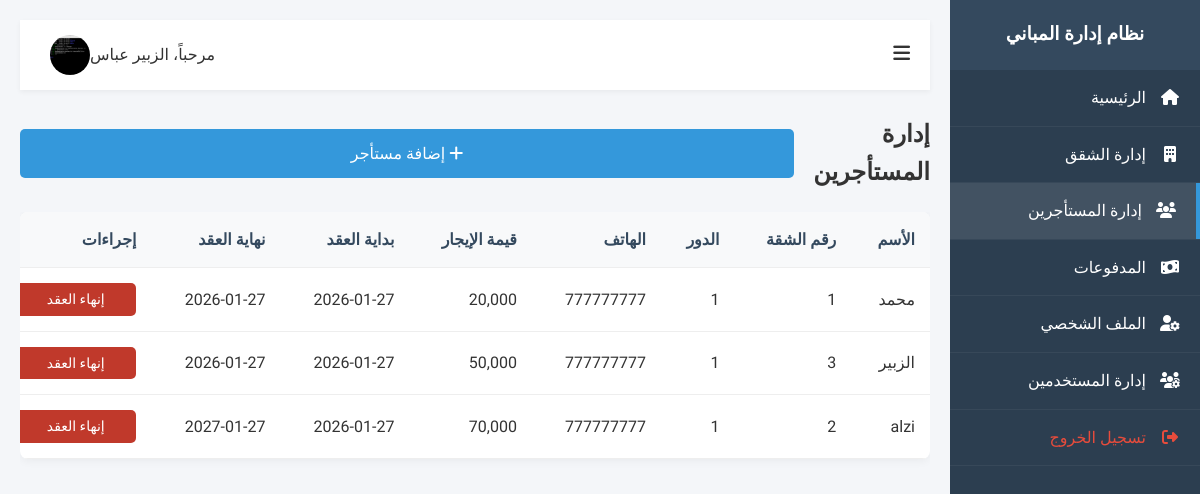
The app's page /public/tenants (signed in), older data.
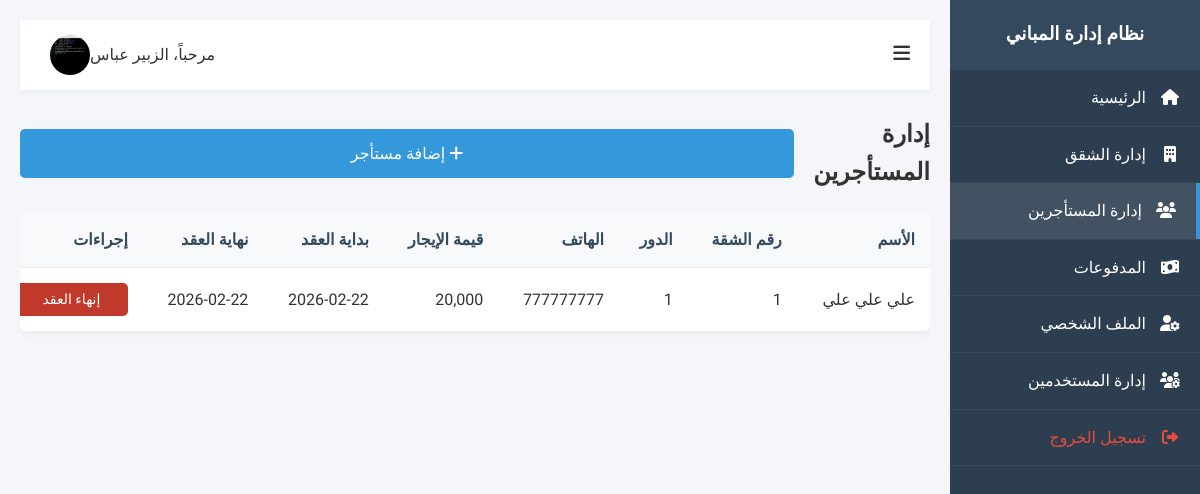
The same page, newer data.
### tables this page shows
CREATE TABLE `tenants` (
  `id` int(11) NOT NULL,
  `apartment_id` int(11) NOT NULL,
  `name` varchar(100) NOT NULL,
  `phone` varchar(20) NOT NULL,
  `nid` varchar(50) DEFAULT NULL COMMENT 'National ID',
  `rent_amount` decimal(10,2) NOT NULL,
  `start_date` date NOT NULL,
  `end_date` date NOT NULL,
  `created_at` timestamp NOT NULL DEFAULT current_timestamp(),
  `status` enum('active','inactive') NOT NULL DEFAULT 'active'
);

CREATE TABLE `apartments` (
  `id` int(11) NOT NULL,
  `apartment_number` varchar(50) NOT NULL,
  `floor` int(11) NOT NULL,
  `status` enum('vacant','occupied') DEFAULT 'vacant',
  `notes` mediumtext DEFAULT NULL,
  `created_at` timestamp NOT NULL DEFAULT current_timestamp()
);

### app/Controllers/TenantsController.php (called while the page is built, shortened)
<?php
class TenantsController extends Controller {
    private $tenantModel;
    public function __construct() {
        $this->tenantModel = $this->model('Tenant');
    }
    public function index() {
        $tenants = $this->tenantModel->getActiveTenants();
        $data = [
            'active' => 'tenants',
            'tenants' => $tenants
        ];
        $this->view('tenants/index', $data);
    }
}

### app/Core/Router.php (called while the page is built, shortened)
<?php
class Router {
    protected $currentMethod = 'login';
    public function __construct() {
        $url = $this->getUrl();
        if (isset($url[0])) {
            $controllerName = ucwords($url[0]) . 'Controller';
            if (file_exists('../app/Controllers/' . $controllerName . '.php')) {
                $this->currentMethod = 'index';
                unset($url[0]);
            }
        }
        $this->currentController = new $controllerClass();
        $this->params = $url ? array_values($url) : [];
        call_user_func_array([$this->currentController, $this->currentMethod], $this->params);
    }
    public function getUrl() {
        if (isset($_GET['url'])) {
            $url = rtrim($_GET['url'], '/');
            $url = filter_var($url, FILTER_SANITIZE_URL);
            $url = explode('/', $url);
            return $url;
        }
        return [];
    }
}

### public/index.php (called while the page is built, shortened)
<?php
spl_autoload_register(function ($className) {
    $classPath = str_replace(['App\\', '\\'], ['', DIRECTORY_SEPARATOR], $className);
    $file = APP_ROOT . '/app/' . $classPath . '.php';
});
$init = new App\Core\Router();

### app/Core/Session.php (called while the page is built, shortened)
<?php
class Session {
    public static function isAdmin() {
        return isset($_SESSION['user_role']) && $_SESSION['user_role'] == 'admin';
    }
}

### app/Core/Database.php (called while the page is built, shortened)
<?php
class Database {
    private $host = DB_HOST;
    private $user = DB_USER;
    private $pass = DB_PASS;
    private $dbname = DB_NAME;
    private $dbh;
    private $stmt;
    private static $instance = null;
    private function __construct() {
        $dsn = 'mysql:host=' . $this->host . ';dbname=' . $this->dbname . ';charset=utf8mb4';
        $options = array(
            PDO::ATTR_PERSISTENT => true,
            PDO::ATTR_ERRMODE => PDO::ERRMODE_EXCEPTION,
            PDO::ATTR_DEFAULT_FETCH_MODE => PDO::FETCH_OBJ,
            PDO::MYSQL_ATTR_INIT_COMMAND => "SET NAMES utf8mb4"
        );
        try {
            $this->dbh = new PDO($dsn, $this->user, $this->pass, $options);
        } catch (PDOException $e) {
            $this->error = $e->getMessage();
            die("Database Connection Error: " . $this->error);
        }
    }
    public static function getInstance() {
        if (self::$instance == null) {
            self::$instance = new Database();
        }
        return self::$instance;
    }
    public function query($sql) {
        $this->stmt = $this->dbh->prepare($sql);
    }
    public function execute() {
        return $this->stmt->execute();
    }
    public function resultSet() {
        $this->execute();
        return $this->stmt->fetchAll();
    }
}

### app/Models/Tenant.php (called while the page is built, shortened)
<?php
class Tenant extends Model {
    public function getActiveTenants() {
        $this->db->query('SELECT tenants.*, apartments.apartment_number, apartments.floor
                          FROM tenants
                          JOIN apartments ON tenants.apartment_id = apartments.id
                          WHERE tenants.status = "active"
                          ORDER BY tenants.created_at DESC');
        return $this->db->resultSet();
    }
}

### app/Core/Model.php (called while the page is built, shortened)
<?php
class Model {
    public function __construct() {
        $this->db = Database::getInstance();
    }
}

### views/tenants/index.php (the view, shortened to what this page needs)
<?php require APP_ROOT . '/views/layouts/header.php'; ?>
<div class="wrapper">
    <?php require APP_ROOT . '/views/layouts/sidebar.php'; ?>
    <div class="main-content" id="main-content">
        <?php require APP_ROOT . '/views/layouts/navbar.php'; ?>
        <div class="d-flex" style="display:flex; justify-content:space-between; align-items:center; margin-bottom: 20px;">
            <h2>إدارة المستأجرين</h2>
            <a href="<?php echo URL_ROOT; ?>/tenants/add" class="btn btn-primary"><i class="fas fa-plus"></i> إضافة مستأجر</a>
        </div>
        <div class="table-responsive">
            <table class="table">
                <thead>
                    <tr>
                        <th>الأسم</th>
                        <th>رقم الشقة</th>
                        <th>الدور</th>
                        <th>الهاتف</th>
                        <th>قيمة الإيجار</th>
                        <th>بداية العقد</th>
                        <th>نهاية العقد</th>
                        <th>إجراءات</th>
                    </tr>
                </thead>
                <tbody>
                    <?php if(empty($data['tenants'])): ?>
                        <tr><td colspan="8" class="text-center">لا يوجد مستأجرين حالياً.</td></tr>
                    <?php else: ?>
                        <?php foreach($data['tenants'] as $tenant): ?>
                            <tr>
                                <td><?php echo $tenant->name; ?></td>
                                <td><?php echo $tenant->apartment_number; ?></td>
                                <td><?php echo $tenant->floor; ?></td>
                                <td><?php echo $tenant->phone; ?></td>
                                <td><?php echo number_format($tenant->rent_amount); ?></td>
                                <td><?php echo $tenant->start_date; ?></td>
                                <td><?php echo $tenant->end_date; ?></td>
                                <td>
                                    <a href="<?php echo URL_ROOT; ?>/tenants/delete/<?php echo $tenant->id; ?>" class="btn btn-sm btn-danger" onclick="return confirm('هل أنت متأكد من إنهاء عقد هذا المستأجر؟ سيتم الاحتفاظ بسجل المدفوعات.');">إنهاء العقد</a>
                                </td>
                            </tr>
                        <?php endforeach; ?>
                    <?php endif; ?>
                </tbody>
            </table>
        </div>
    </div>
</div>
<?php require APP_ROOT . '/views/layouts/footer.php'; ?>

### app/Core/Controller.php (shortened to what this page needs)
<?php
class Controller {
    public function model($model) {
        return new $modelClass();
    }
    public function view($view, $data = []) {
        if (file_exists('../views/' . $view . '.php')) {
            require_once '../views/' . $view . '.php';
        } else {
            die("View does not exist: " . $view);
        }
    }
}

### views/layouts/header.php (shortened to what this page needs)
<!DOCTYPE html>
<html lang="ar" dir="rtl">
<head>
    <link rel="stylesheet" href="https://cdnjs.cloudflare.com/ajax/libs/font-awesome/6.4.0/css/all.min.css">
    <link rel="stylesheet" href="<?php echo URL_ROOT; ?>/css/style.css">
</head>
<body>

### views/layouts/sidebar.php
<nav class="sidebar" id="sidebar">
    <div class="sidebar-header">
        <h3><?php echo SITE_NAME; ?></h3>
    </div>
    <ul class="sidebar-menu">
        <li>
            <a href="<?php echo URL_ROOT; ?>/dashboard" class="<?php echo (isset($data['active']) && $data['active'] == 'dashboard') ? 'active' : ''; ?>">
                <i class="fas fa-home"></i> <span>الرئيسية</span>
            </a>
        </li>
        <li>
            <a href="<?php echo URL_ROOT; ?>/apartments" class="<?php echo (isset($data['active']) && $data['active'] == 'apartments') ? 'active' : ''; ?>">
                <i class="fas fa-building"></i> <span>إدارة الشقق</span>
            </a>
        </li>
        <li>
            <a href="<?php echo URL_ROOT; ?>/tenants" class="<?php echo (isset($data['active']) && $data['active'] == 'tenants') ? 'active' : ''; ?>">
                <i class="fas fa-users"></i> <span>إدارة المستأجرين</span>
            </a>
        </li>
        <li>
            <a href="<?php echo URL_ROOT; ?>/payments" class="<?php echo (isset($data['active']) && $data['active'] == 'payments') ? 'active' : ''; ?>">
                <i class="fas fa-money-bill-wave"></i> <span>المدفوعات</span>
            </a>
        </li>
        <li>
            <a href="<?php echo URL_ROOT; ?>/profile" class="<?php echo (isset($data['active']) && $data['active'] == 'profile') ? 'active' : ''; ?>">
                <i class="fas fa-user-cog"></i> <span>الملف الشخصي</span>
            </a>
        </li>
        <?php if(App\Core\Session::isAdmin()): ?>
        <li>
            <a href="<?php echo URL_ROOT; ?>/users" class="<?php echo (isset($data['active']) && $data['active'] == 'users') ? 'active' : ''; ?>">
                <i class="fas fa-users-cog"></i> <span>إدارة المستخدمين</span>
            </a>
        </li>
        <?php endif; ?>
        <li>
            <a href="<?php echo URL_ROOT; ?>/auth/logout" style="color: #e74c3c;">
                <i class="fas fa-sign-out-alt"></i> <span>تسجيل الخروج</span>
            </a>
        </li>
    </ul>
</nav>

### views/layouts/navbar.php
<div class="top-navbar">
    <div class="toggle-menu" id="toggle-sidebar">
        <i class="fas fa-bars pointer" style="cursor: pointer; font-size: 1.2rem;"></i>
    </div>
    <div class="user-dropdown">
        <span>مرحباً، <?php echo $_SESSION['user_name']; ?></span>
        <?php
            $img = !empty($_SESSION['user_image']) ? $_SESSION['user_image'] : 'default.png';
        ?>
        <img src="<?php echo URL_ROOT; ?>/uploads/<?php echo $img; ?>" alt="User" class="user-img">
    </div>
</div>

### views/layouts/footer.php (shortened to what this page needs)
</body>
</html>

### public/css/style.css (style rules this page uses)
:root { --primary-color: #2c3e50; --secondary-color: #34495e; --accent-color: #3498db; --success-color: #27ae60; --danger-color: #c0392b; --light-color: #ecf0f1; --dark-color: #2c3e50; --text-color: #333; --sidebar-width: 250px; --font-main: 'Tajawal', sans-serif; }
* { box-sizing: border_box; margin: 0; padding: 0; }
body { font-family: var(--font-main); background-color: #f4f6f9; color: var(--text-color); direction: rtl; text-align: right; line-height: 1.6; }
a { text-decoration: none; color: inherit; }
ul { list-style: none; }
.wrapper { display: flex; min-height: 100vh; }
.main-content { flex: 1; padding: 20px; transition: all 0.3s; }
.btn { display: inline-block; background: var(--primary-color); color: #fff; padding: 12px 25px; border: none; border-radius: 5px; cursor: pointer; font-size: 16px; font-family: var(--font-main); transition: background 0.3s; width: 100%; text-align: center; }
.sidebar { width: var(--sidebar-width); background: var(--primary-color); color: #fff; height: 100vh; position: sticky; top: 0; transition: all 0.3s; }
.sidebar-header { padding: 20px; background: var(--secondary-color); text-align: center; }
.sidebar-menu li { border-bottom: 1px solid rgba(255,255,255,0.05); }
.sidebar-menu a { display: block; padding: 15px 20px; color: #fff; transition: 0.3s; }
.sidebar-menu a:hover, .sidebar-menu a.active { background: rgba(255,255,255,0.1); border-right: 4px solid var(--accent-color); }
.sidebar-menu i { margin-left: 10px; width: 20px; text-align: center; }
.table-responsive { overflow-x: auto; }
.table { width: 100%; border-collapse: collapse; background: #fff; border-radius: 8px; overflow: hidden; box-shadow: 0 2px 10px rgba(0,0,0,0.05); margin-bottom: 20px; }
.table th, .table td { padding: 15px; text-align: right; border-bottom: 1px solid #eee; }
.table th { background: #f8f9fa; color: var(--secondary-color); font-weight: bold; }
.btn-sm { padding: 5px 10px; font-size: 14px; margin-left: 5px; }
.btn-danger { background: var(--danger-color); }
.btn-primary { background: var(--accent-color); }
.top-navbar { background: #fff; padding: 15px 20px; display: flex; justify-content: space-between; align-items: center; box-shadow: 0 2px 5px rgba(0,0,0,0.05); margin-bottom: 25px; }
.user-dropdown { display: flex; align-items: center; }
.user-img { width: 40px; height: 40px; border-radius: 50%; margin-left: 10px; object-fit: cover; }

Row changes from the older to the newer data that the page shows:
removed tenants: name "محمد", apartment.apartment_number "1", apartment.floor "1", phone "777777777", rent_amount "20,000", start_date "2026-01-27", end_date "2026-01-27"
removed tenants: name "الزبير", apartment.apartment_number "3", apartment.floor "1", phone "777777777", rent_amount "50,000", start_date "2026-01-27", end_date "2026-01-27"
removed tenants: name "alzi", apartment.apartment_number "2", apartment.floor "1", phone "777777777", rent_amount "70,000", start_date "2026-01-27", end_date "2027-01-27"
added tenants: name "علي علي علي", apartment.apartment_number "1", apartment.floor "1", phone "777777777", rent_amount "20,000", start_date "2026-02-22", end_date "2026-02-22"
